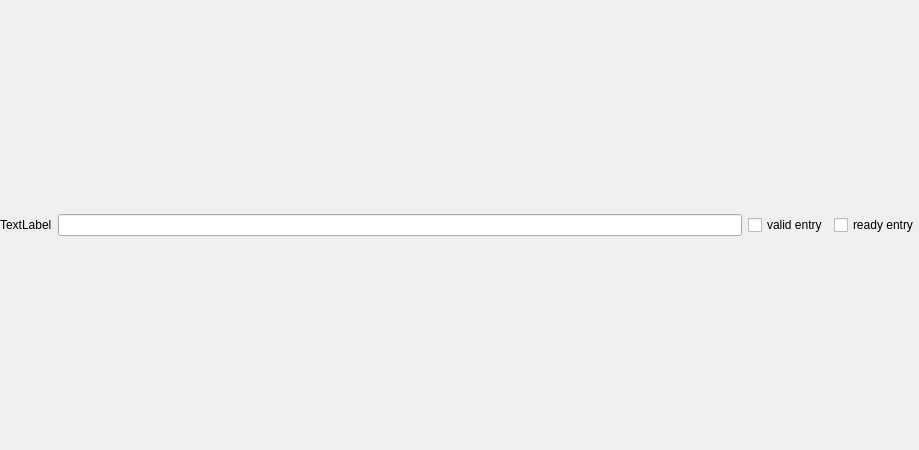
<?xml version="1.0" encoding="UTF-8"?>
<ui version="4.0">
 <class>Form</class>
 <widget class="QWidget" name="Form">
  <property name="geometry">
   <rect>
    <x>0</x>
    <y>0</y>
    <width>919</width>
    <height>450</height>
   </rect>
  </property>
  <property name="windowTitle">
   <string>Form</string>
  </property>
  <layout class="QHBoxLayout" name="horizontalLayout">
   <property name="margin">
    <number>0</number>
   </property>
   <item>
    <widget class="QLabel" name="label">
     <property name="text">
      <string>TextLabel</string>
     </property>
    </widget>
   </item>
   <item>
    <widget class="QLineEdit" name="lineEdit"/>
   </item>
   <item>
    <widget class="QCheckBox" name="validentry_checkbox">
     <property name="text">
      <string>valid entry</string>
     </property>
     <property name="checkable">
      <bool>true</bool>
     </property>
    </widget>
   </item>
   <item>
    <widget class="QCheckBox" name="readyentry_checkbox">
     <property name="text">
      <string>ready entry</string>
     </property>
     <property name="checkable">
      <bool>true</bool>
     </property>
    </widget>
   </item>
  </layout>
 </widget>
 <resources/>
 <connections/>
</ui>
